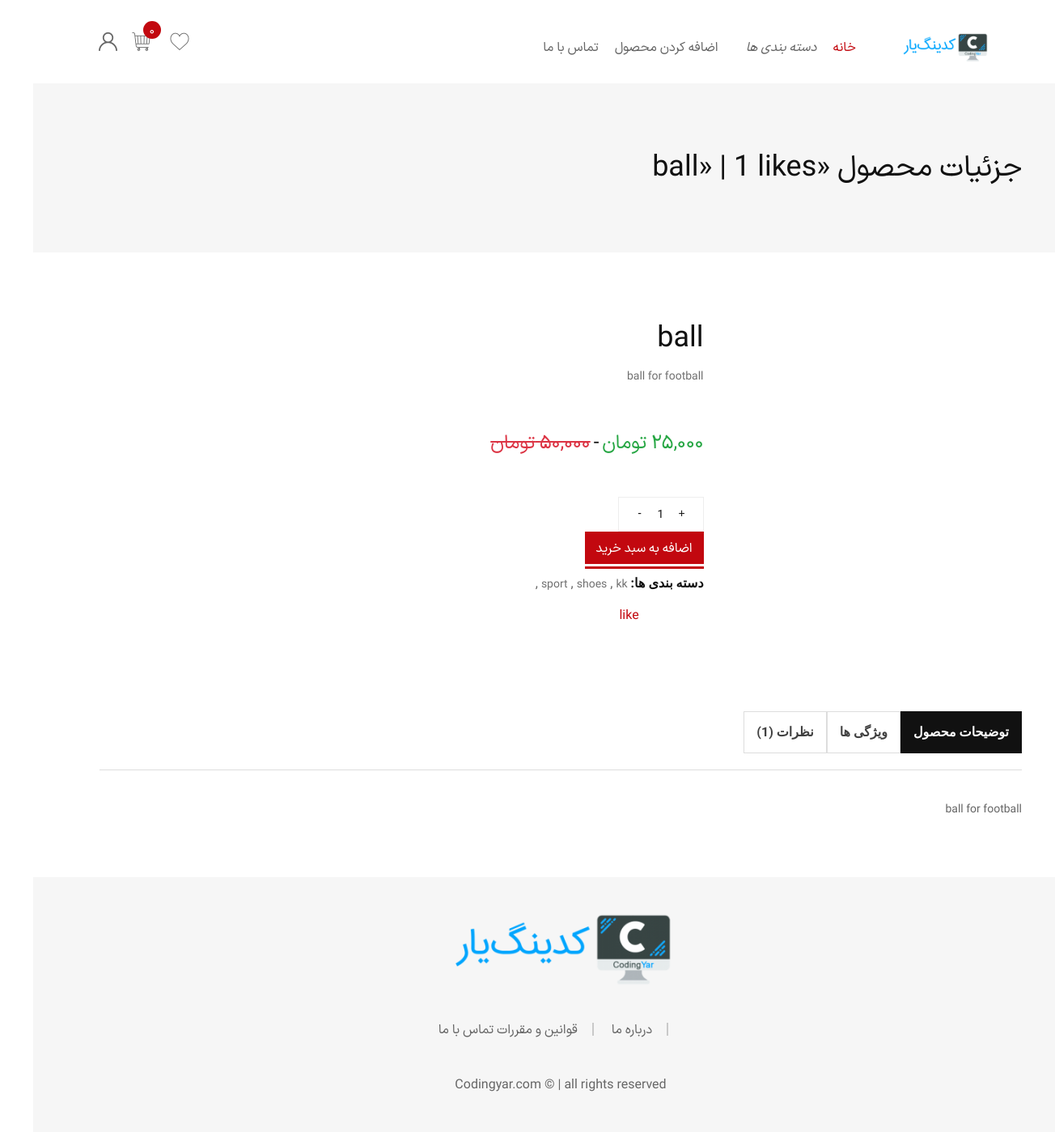
The page /store/products/ball/ (signed in) on the database as committed earlier.
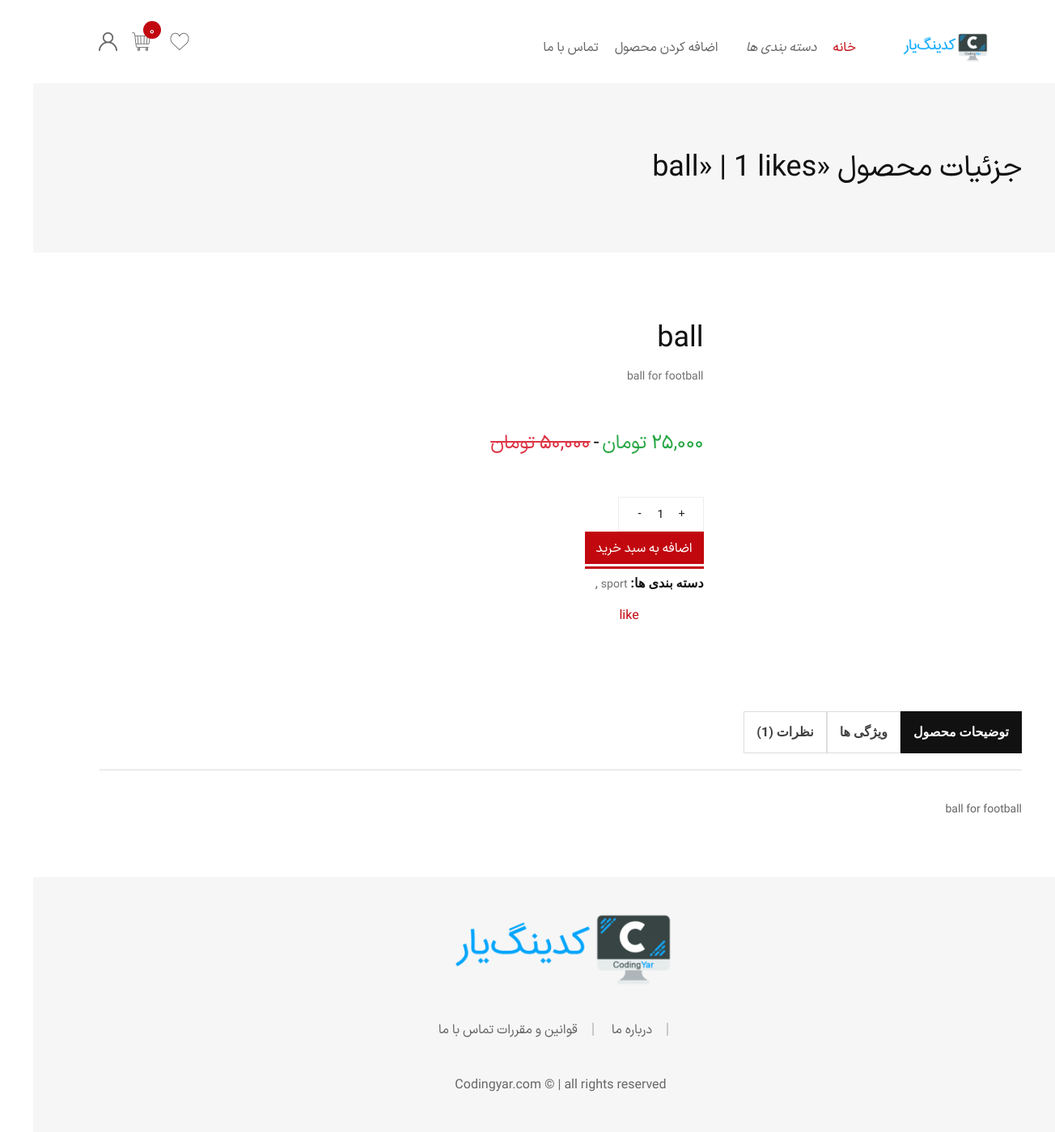
The same page on the database as committed later.
### store/models.py (models this page shows, shortened)
class Product(models.Model):
    category = models.ManyToManyField(Category)
    title = models.CharField(max_length=255)
    slug = models.SlugField(allow_unicode=True)
    description = models.TextField()
    quantity = models.PositiveIntegerField()
    price = models.PositiveIntegerField()
    promotion = models.ForeignKey(Promotion, on_delete=models.CASCADE, null=True, blank=True, related_name='products')
    image = models.ImageField(upload_to='product', null=True)
    likes = GenericRelation(Like)
    date_time_created = models.DateTimeField(auto_now_add=True)
    date_time_modified = models.DateTimeField(auto_now=True)
    objects = ProductManager()
    def final_price(self):
        if self.promotion:
            return int(self.price * (1 - self.promotion.discount))
        return self.price

class Promotion(models.Model):
    discount = models.DecimalField(max_digits=3, decimal_places=2)
    date_time_created = models.DateTimeField(auto_now_add=True)
    date_time_modified = models.DateTimeField(auto_now=True)

class Category(models.Model):
    title = models.CharField(max_length=255, unique=True)
    date_time_created = models.DateTimeField(auto_now_add=True)
    date_time_modified = models.DateTimeField(auto_now=True)

### store/views.py (the view)
# urls.py: re_path('products/(?P<slug>[-\w]+)/', views.ProductDetail.as_view(), name='product-detail'),
class ProductDetail(generic.DetailView):
    model = Product
    template_name = 'store/product_detail.html'
    def get_object(self, queryset=None):
        product = get_object_or_404(Product, slug=self.kwargs['slug'])
        return product
    def get_context_data(self, **kwargs):
        context = super().get_context_data(**kwargs)
        context['add_product_to_cart_form'] = AddProductToCartForm()
        product = self.get_object()
        if Like.objects.filter(user=self.request.user, object_id=product.pk).exists():
            context['like'] = 'unlike'
        else:
            context['like'] = 'like'
        return context

### store/forms.py
class AddProductToCartForm(forms.Form):
    CHOICES = [(i, str(i)) for i in range(1, 30)]
    quantity = forms.TypedChoiceField(choices=CHOICES, coerce=int)

### store/cart.py (called while the page is built)
    def total_price(self):
        total = 0
        product_ids = list(map(int, self.cart.keys()))
        for product in Product.objects.filter(id__in=product_ids):
            quantity = self.cart[str(product.id)]['quantity']
            total += product.final_price() * quantity
        return total

    def __len__(self):
        return len(self.cart.keys())

### store/context_processor.py (called while the page is built)
def cart_processor(request):
    cart = Cart(request)
    return {'cart': cart}

def category_processor(request):
    query = Category.objects.all()
    return {'categories': query}

### store/models.py (called while the page is built)
    def can_display(self):
        return self.filter(is_show=True)

### store/templatetags/persian_numbers.py (called while the page is built)
@register.filter
def trans_number(value):
    value = str(value)
    persian_numbers = '۱۲۳۴۵۶۷۸۹۰'
    english_numbers = '1234567890'
    translation_table = str.maketrans(english_numbers, persian_numbers)
    return value.translate(translation_table)

### store/templates/store/product_detail.html (shortened to what this page needs)
{% extends '_base.html' %}
{% load static %}
{% load persian_numbers %}
{% load humanize %}
{% block content %}
    <div class="breadcrumb-area bg-color ptb--90" data-bg-color="#f6f6f6">
        <div class="container">
            <div class="row">
                <div class="col-12">
                    <div class="d-flex justify-content-between align-items-center flex-sm-row flex-column">
                        <h1 class="page-title">جزئیات محصول «{{ product.title }}» | {{ product.likes.all|length }}
                            likes</h1>
                    </div>
                </div>
            </div>
        </div>
    </div>
    <div class="main-content-wrapper">
        <div class="page-content-inner ptb--80">
            <div class="container">
                <div class="row no-gutters mb--80">
                    <div class="col-12 col-sm-4 product-main-image d-flex align-content-center">
                    </div>
                    <div class="col-12 col-sm-8 product-main-details mt-md--50">
                        <div class="product-summary pl-lg--30 pl-md--0 text-right p-4">
                            <h3 class="product-title mb--20">{{ product.title }}</h3>
                            <p class="product-short-description mb--20">
                                {{ product.description }}
                            </p>
                            <div class="my-5 py-5 product-price-wrapper mb--25">
                                <span class="money text-success">{{ product.final_price| intcomma | trans_number}} تومان</span>
                                {% if product.promotion %}
                                    <span class="price-separator">-</span>
                                    <span class="money old-price text-danger">{{ product.price | intcomma| trans_number }} تومان</span>
                                {% endif %}
                            </div>
                            <div class="product-action d-flex align-items-sm-center align-content-center mb--30">
                                <form action="{% url 'add-product-to-cart' product.pk %}" method="post">
                                    <div class="quantity-wrapper d-flex justify-content-start">
                                        <div class="quantity">
                                            <input type="number" class="quantity-input" name="quantity" id="qty"
                                                   value="1"
                                                   min="1">
                                            <button type="submit"
                                                    class="btn btn-small btn-bg-red btn-color-white btn-hover-2"
                                                    onclick="window.location.href='cart.html'">
                                                اضافه به سبد خرید
                                            </button>
                                </form>
                            </div>
                        </div>
                    </div>
                    <div class="product-footer-meta mt-5 pt-5">
                        <p><span class="m-0">دسته بندی ها:</span>
                            {% for category in product.category.all %}
                                <a href="{% url 'product-list' %}?category__title={{ category.title }}">{{ category.title }}</a>
                                ,
                            {% endfor %}
                        </p>
                    </div>
                    <a href="{% url 'like-product' product.pk %}">
                        <button class="btn btn-danger">{{ like }}</button>
                    </a>
                </div>
            </div>
        </div>
        <div class="row justify-content-center">
            <div class="col-12">
                <div class="product-data-tab tab-style-3">
                    <div class="nav nav-tabs product-data-tab__head" id="product-tab" role="tablist">
                        <a class="m-0 product-data-tab__link nav-link active" id="nav-description-tab"
                           data-toggle="tab" href="#nav-description" role="tab" aria-selected="true">
                            <span>توضیحات محصول</span>
                        </a>
                        <a class="m-0 product-data-tab__link nav-link" id="nav-info-tab" data-toggle="tab"
                           href="#nav-info" role="tab" aria-selected="true">
                            <span>ویژگی ها</span>
                        </a>
                        <a class="m-0 product-data-tab__link nav-link" id="nav-reviews-tab" data-toggle="tab"
                           href="#nav-reviews" role="tab" aria-selected="true">
                            <span>نظرات ({{ product.comments.can_display|length }})</span>
                        </a>
                    </div>
                    <div class="tab-content product-data-tab__content" id="product-tabContent">
                        <div class="tab-pane fade show active" id="nav-description" role="tabpanel"
                             aria-labelledby="nav-description-tab">
                            <div class="product-description text-justify">
                                <p>{{ product.description }}
                            </div>
                        </div>
                    </div>
                </div>
            </div>
        </div>
    </div>
    </div>
{% endblock %}

### templates/_base.html (shortened to what this page needs)
{% load static %}
{% load humanize %}
{% load persian_numbers %}
<!doctype html>
<html class="no-js" lang="">
<head>
    <link href="https://cdn.jsdelivr.net/npm/bootstrap@5.3.0-alpha3/dist/css/bootstrap.min.css" rel="stylesheet"
>
    <link rel="stylesheet" href="{% static 'css/_base.css' %}">
    <link rel="stylesheet" href="{% static 'css/vendor.css' %}">
    <link rel="stylesheet" href="{% static 'css/main.css' %}">
</head>
<body dir='rtl'>
<div class="wrapper">
    <header class="header">
        <div class="header-inner fixed-header">
            <div class="container">
                <div class="row align-items-center">
                    <div class="col-xl-9 col-lg-8 col-5 col-xs-0 col-none col-sm-block p-0">
                        <nav class="main-navigation">
                            <div class="site-branding" style="margin-right: 30px;">
                                <a href="index.html" class="logo">
                                    <figure class="logo--normal d-none d-sm-block">
                                        <img class="px-5" src="{% static 'img/codingyar_logo.png' %}"
                                             style="max-height: 50px; margin-bottom: -15px;" alt="Logo">
                                    </figure>
                                </a>
                            </div>
                            <div class="mainmenu-nav d-none d-lg-block w-100 pr-3">
                                <ul class="mainmenu d-lg-flex jusity-content-end jusity-content-lg-start pt-4">
                                    <li class="mainmenu__item menu-item-has-children active">
                                        <a href="{% url 'product-list' %}" class="mainmenu__link">
                                            <span class="mm-text">خانه</span>
                                        </a>
                                    </li>
                                    <li class="header-toolbar__item user-info">
                                            <i>دسته بندی ها</i>
                                    </li>
                                {% if user.is_superuser %}
                                    <li class="mainmenu__item menu-item-has-children">
                                        <a href="{% url 'add-product' %}" class="mainmenu__link">
                                            <span class="mm-text">اضافه کردن محصول</span>
                                        </a>
                                    </li>
                                {% endif %}
                                    <li class="mainmenu__item">
                                        <a href="{% url 'home' %}" class="mainmenu__link">
                                            <span class="mm-text">تماس با ما</span>
                                        </a>
                                    </li>
                                </ul>
                            </div>
                        </nav>
                    </div>
                    <div class="col-xl-3 col-lg-4 col-sm-7 col-12 p-0">
                        <ul class="header-toolbar">
                            <li class="header-toolbar__item">
                                <a href="{% url 'product-liked-list' %}" class="header-toolbar__btn mx-4">
                                    <i class="flaticon flaticon-like"></i>
                                </a>
                            </li>
                            <li class="header-toolbar__item mini-cart-item">
                                <a href="#miniCart" class="header-toolbar__btn toolbar-btn mini-cart-btn">
                                    <i class="flaticon flaticon-shopping-cart"></i>
                                    <sup class="mini-cart-count">{{ cart|length| intcomma | trans_number }}</sup>
                                </a>
                            </li>
                            <li class="header-toolbar__item user-info">
                                <a href="{% url 'profile' %}" class="header-toolbar__btn">
                                    <i class="flaticon flaticon-user"></i>
                                </a>
                            </li>
                        </ul>
                    </div>
                </div>
                <div class="row">
                    <div class="col-12">
                    </div>
                </div>
            </div>
        </div>
    </header>
    {% block content %}
    {% endblock %}
    <footer class="footer">
        <div class="footer-top bg-color ptb--50" data-bg-color="#f6f6f6">
            <div class="container">
                <div class="row justify-content-center">
                    <div class="col-lg-9 text-center">
                        <div class="footer-widget mb--50">
                            <div class="textwidget">
                                <img src="{% static 'img/codingyar_logo.png' %}" alt="Logo">
                            </div>
                        </div>
                        <div class="footer-widget mb--50 pb--1">
                            <ul class="footer-menu">
                                <li><a href="">درباره ما</a></li>
                                <li><a href="">قوانین و مقررات</a></li>
                                <li><a href="">تماس با ما</a></li>
                            </ul>
                        </div>
                        <div class="footer-widget">
                            Codingyar.com © | all rights reserved
                        </div>
                    </div>
                </div>
            </div>
        </div>
    </footer>
</body>
</html>

### static/css/_base.css (style rules this page uses)
body { font-family: "IRANSansX", serif; text-align:right !important; }

Rows that differ between the two databases and show on the page:
removed Category: title "shoes"
removed Category: title "kk"
